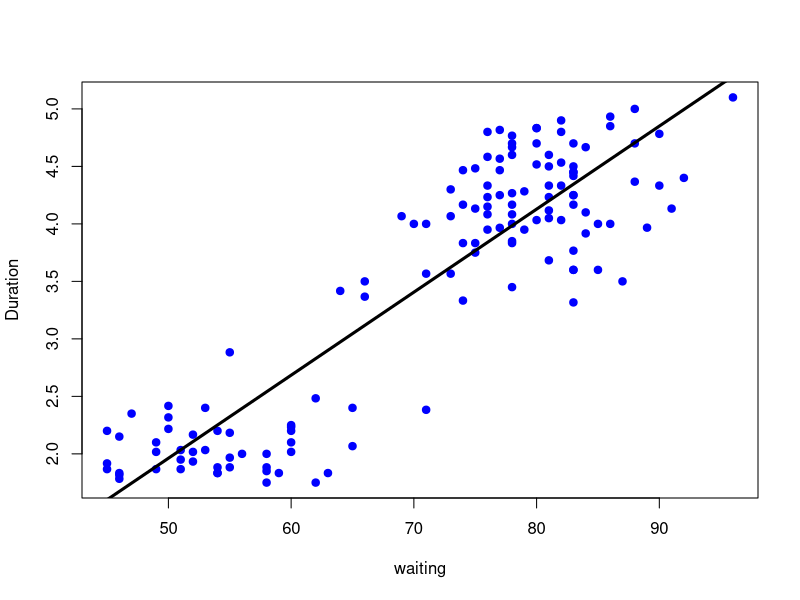
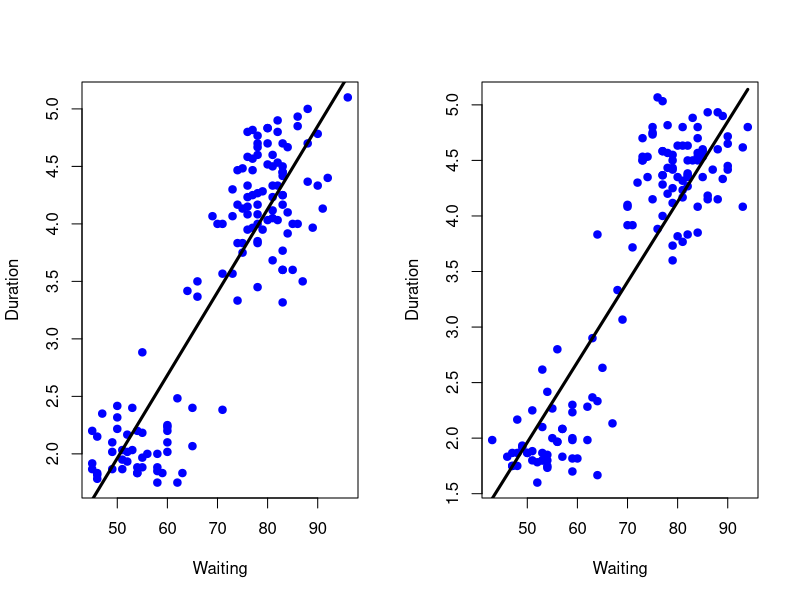
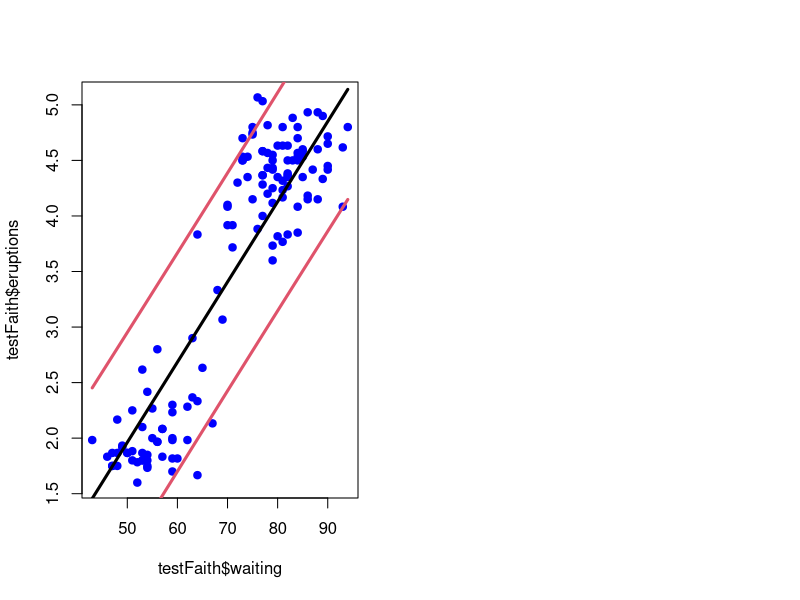

The R script that drew these images, in order:
##################################
### Predicting with Regression ###
##################################

library(caret)

data(faithful)

set.seed(333)

inTrain <-createDataPartition(y =faithful$waiting, p =0.5, list = FALSE)


trainFaith <- faithful[inTrain,]
testFaith <- faithful[-inTrain,]

head(trainFaith)

plot(trainFaith$waiting, trainFaith$eruptions, pch = 19, col ="blue", 
     xlab ="waiting", ylab ="Duration")


# Fit linear model

lm1 <- lm(eruptions ~ waiting, data = trainFaith)

summary(lm1)

# Add line of fitted values to the plot
lines(trainFaith$waiting, lm1$fitted.values, lwd=3)

# coef extracts coefficient value for each - below, predict eruption duration
# for a waiting time of 80
coef(lm1)[1] + coef(lm1)[2]*80

# Does the same as above
newdata <- data.frame(waiting=80)
predict(lm1,newdata)


# Plot predictions, training and test
par(mfrow=c(1,2))
plot(trainFaith$waiting,trainFaith$eruptions,pch=19,col="blue",
     xlab="Waiting",ylab="Duration")
lines(trainFaith$waiting,predict(lm1),lwd=3)
plot(testFaith$waiting,testFaith$eruptions,pch=19,col="blue",
     xlab="Waiting",ylab="Duration")
lines(testFaith$waiting,predict(lm1,newdata=testFaith),lwd=3)

### Get training/test set errors

# RMSE for training set
sqrt(sum((lm1$fitted.values-trainFaith$eruptions)^2))

# RMSE for test set
sqrt(sum((predict(lm1, newdata=testFaith)-testFaith$eruptions)^2))


### Prediction Intervals

pred1 <- predict(lm1, newdata=testFaith, interval ="prediction")
ord <- order(testFaith$waiting)
plot(testFaith$waiting, testFaith$eruptions, pch=19,col="blue")
matlines(testFaith$waiting[ord], pred1[ord,],type="l",,col=c(1,2,2), lty= c(1,1,1), lwd =3)


# do the same thing with caret

modFit <- train(eruptions ~ waiting, data =trainFaith, method = "lm")

summary(modFit$finalModel)
